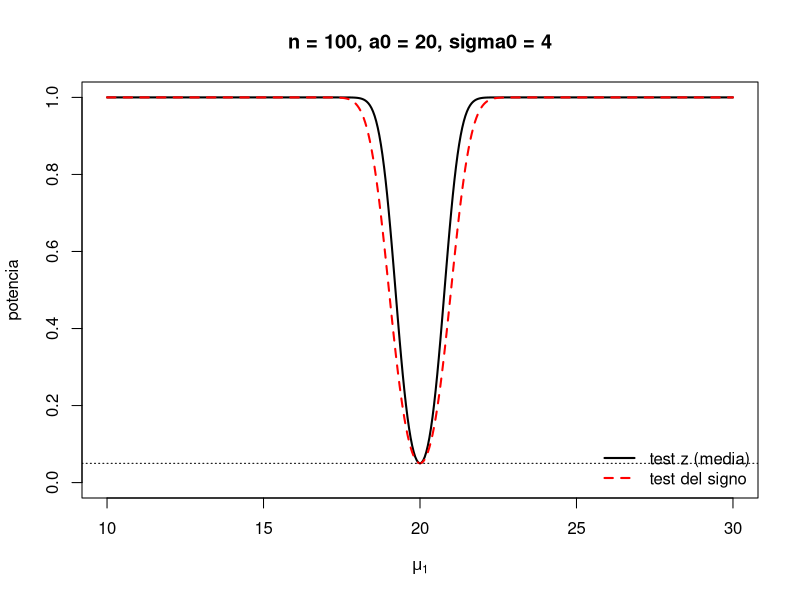

Source code (R):
# =============================================================================
# IECD - Práctica 5 (Tests) - Ejercicio 22 c)
# Potencia del test del signo vs. el test z para la media (normal, sigma conocido)
# =============================================================================

n <- 100; a0 <- 20; sigma0 <- 4; alpha <- 0.05
z <- qnorm(1 - alpha / 2)

# Test z: rechaza si |sqrt(n)(Xbar - a0)/sigma0| >= z
pot_z <- function(mu1) {
  d <- sqrt(n) * (mu1 - a0) / sigma0
  1 - pnorm(z - d) + pnorm(-z - d)
}

# Test del signo: rechaza si |sqrt(n)(Tbar - 1/2)/(1/2)| >= z
# Bajo mu = mu1, Tbar ~ aprox N(theta1, theta1(1 - theta1)/n), theta1 = 1 - Phi((a0 - mu1)/sigma0)
pot_signo <- function(mu1) {
  th1 <- 1 - pnorm((a0 - mu1) / sigma0)
  s   <- sqrt(th1 * (1 - th1) / n)
  lim <- 1/2 + c(-1, 1) * z / (2 * sqrt(n))     # región de aceptación para Tbar
  1 - pnorm((lim[2] - th1) / s) + pnorm((lim[1] - th1) / s)
}

mus <- seq(10, 30, by = 0.05)
plot(mus, pot_z(mus), type = "l", lwd = 2, ylim = c(0, 1),
     xlab = expression(mu[1]), ylab = "potencia",
     main = "n = 100, a0 = 20, sigma0 = 4")
lines(mus, pot_signo(mus), lwd = 2, col = "red", lty = 2)
abline(h = alpha, lty = 3)
legend("bottomright", bty = "n", lwd = 2, lty = c(1, 2), col = c("black", "red"),
       legend = c("test z (media)", "test del signo"))

# Algunos valores
mu_tab <- c(19, 19.5, 20, 20.5, 21, 22)
round(cbind(mu1 = mu_tab, z = pot_z(mu_tab), signo = pot_signo(mu_tab)), 4)
